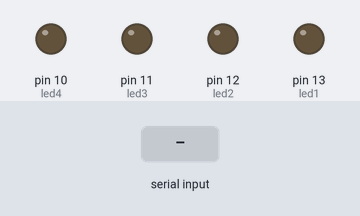
A sketch run on a simulated Arduino Uno, built with avr-gcc and run on an emulated ATmega328P. Shown: output pins drawn as LEDs (lit = HIGH). Inputs (shaded band) come from the test bench.

Above: at 1.2 s.
1.3 s: "90,45\n" received over Serial
At 2.1 s:
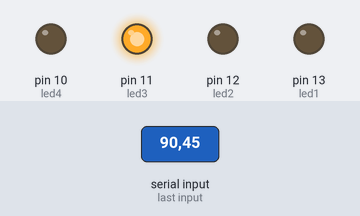
2.8 s: "30,150\n" received over Serial
At 3.2 s:
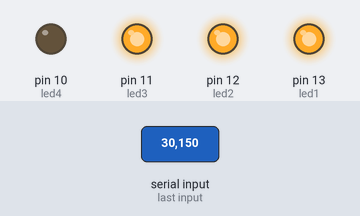
4.3 s: "4\n" received over Serial
At 5.5 s:
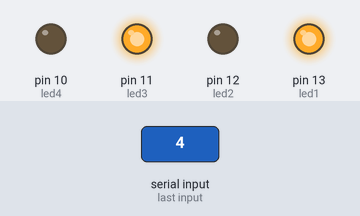
5.8 s: "2\n" received over Serial
At 6.6 s:
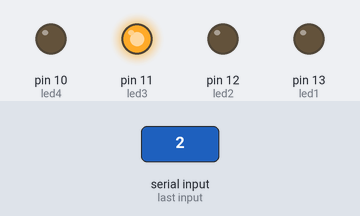
7.3 s: "1\n" received over Serial
At 7.8 s:
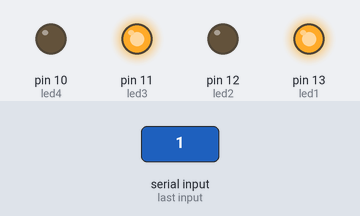
Timing chart, 0 to 9.8 s (numbered marks = the images above; inputs shaded):
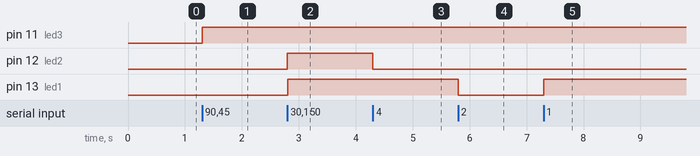

The sketch:

LED.ino
```cpp
int led1  = 13;
int led2 = 12;
int led3 = 11;
int led4 = 10;

void setup() {
  Serial.begin( 9600 );
  pinMode( led1, OUTPUT );
  pinMode( led2, OUTPUT );
  pinMode( led3, OUTPUT );
  pinMode( led4, OUTPUT );
}

void loop() {
  if (Serial.available() > 0); {
    int data = Serial.read() - '0';
    switch (data) {
      case 1 : digitalWrite( led1, HIGH ); break;
      case 2 : digitalWrite( led1, LOW ); break;
      case 3 : digitalWrite( led2, HIGH ); break;
      case 4 : digitalWrite( led2, LOW ); break;
      case 5 : digitalWrite( led3, HIGH ); break;
      case 6 : digitalWrite( led3, LOW ); break;
      case 7 : digitalWrite( led4, HIGH ); break;
      case 8 : digitalWrite( led4, LOW ); break;
    }
  }
}
```

Measured:
- after the input at 1.3 s, pin 11 (led3): LOW → HIGH at once
- after the input at 2.8 s, pin 12 (led2), pin 13 (led1): LOW → HIGH at once
- after the input at 4.3 s, pin 12 (led2): HIGH → LOW at once
- after the input at 5.8 s, pin 13 (led1): HIGH → LOW at once
- after the input at 7.3 s, pin 13 (led1): LOW → HIGH at once
